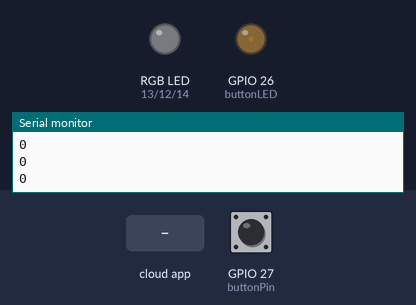
This sketch was run on a simulated ESP32. On the bench: an RGB LED mixed from three pins (HIGH = lit), output pins drawn as LEDs (lit = HIGH), the last lines printed to the serial monitor. The inputs (shaded band) are chosen by the test bench; at power-on: GPIO 27 (buttonPin) HIGH. WiFi joins after 1.5 s; servers stay silent unless stated; random numbers use the default seed unless the sketch sets one; the Firebase database answers and starts empty.

Above: at 2.7 s.
2.8 s: GPIO 27 (buttonPin) pulled LOW for 1 s
At 3.7 s:
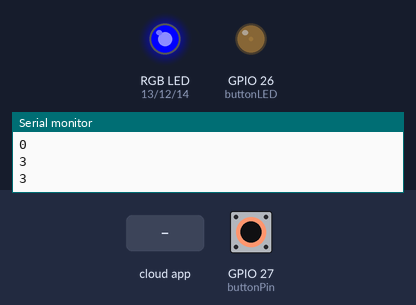
5.4 s: the phone or cloud app sets user_two to 1
At 6.6 s:
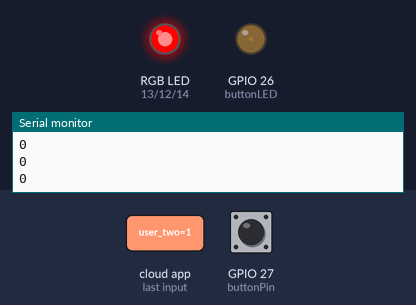
6.9 s: GPIO 27 (buttonPin) pulled LOW for 0.15 s
At 7.05 s:
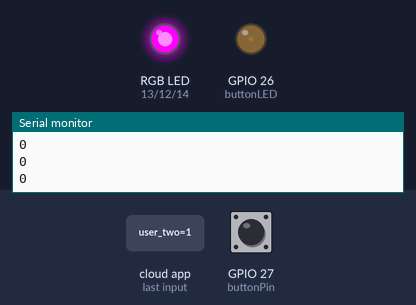
8.7 s: GPIO 27 (buttonPin) pulled LOW for 0.15 s
At 8.86 s:
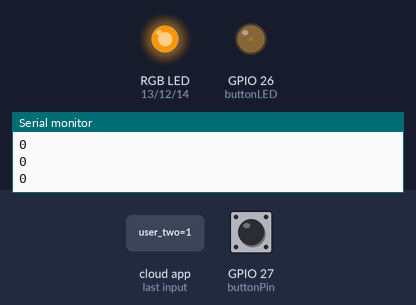
10.5 s: the phone or cloud app sets user_two to 0
At 10.9 s:
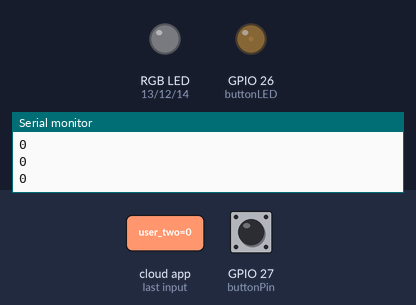
12.0 s: GPIO 27 (buttonPin) pulled LOW for 3.2 s
At 12.7 s:
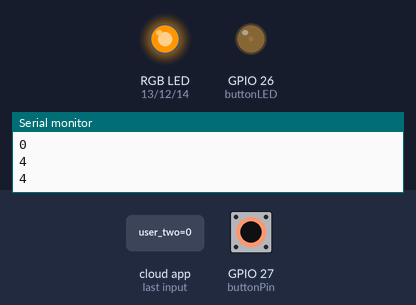
Timing chart, 0 to 16.8 s (numbered marks = the images above; inputs shaded):
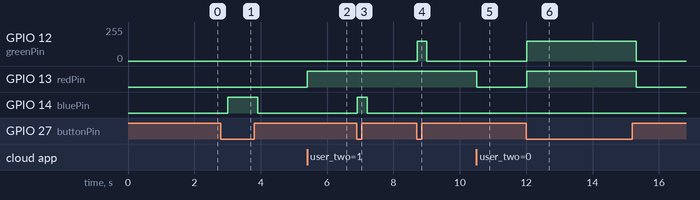

The sketch:

user_one.ino
```cpp
// Importing libraries
#include <Firebase_ESP_Client.h>
#include <WiFi.h>
#include "addons/TokenHelper.h"
#include "addons/RTDBHelper.h"

// Setting up your wifi connection
#define WIFI_SSID "enter ssid here"
#define WIFI_PASSWORD "enter password here"

// Setting up Firebase
#define API_KEY "enter API key here"
#define DATABASE_URL "enter api url here"

// RGB LED Pins
const int redPin = 13;
const int greenPin = 12;
const int bluePin = 14;

// RGB LED Color
int red = 0;
int green = 0;
int blue = 0;

// Color combination for RGB LED
const int colors[][3] = {
  {255, 0, 0},    // Red
  {0, 255, 0},    // Green
  {0, 0, 255},    // Blue
  {255, 150, 0},  // Yellow
  {255, 0, 255}   // Purple
};

int ledStatus = 1;

// Button Pins
#define buttonPin 27
int buttonState = 0;
int buttonStateOld = 1;
int buttonSend = 0;
int buttonLED = 26;

//Define Firebase Data object and other silly things
FirebaseData fbdo;
FirebaseAuth auth;
FirebaseConfig config;
unsigned long sendDataPrevMillis = 0;
int count = 0;
bool signupOK = false;

void connectToWiFi() {
  WiFi.begin(WIFI_SSID, WIFI_PASSWORD);
  //Serial.print("Connecting to Wi-Fi");
  while (WiFi.status() != WL_CONNECTED) {
    //Serial.print(".");
    delay(300);
  }
  //Serial.print("Connected with IP: ");
  //Serial.println(WiFi.localIP());
}

void setup() {
  // setting Baud rate
  Serial.begin(115200);

  // setting the LED pins as outputs
  pinMode(redPin, OUTPUT);
  pinMode(greenPin, OUTPUT);
  pinMode(bluePin, OUTPUT);
  pinMode(buttonLED, OUTPUT);
  // setting the button pin as an input
  pinMode(buttonPin, INPUT_PULLUP);

  // turn on the led inside the button
  analogWrite(buttonLED, 10);

  // calling connectToWiFi function
  connectToWiFi();

  // Assigning the API key, and URL
  config.api_key = API_KEY;
  config.database_url = DATABASE_URL;

  // Sign up Firebase
  if (Firebase.signUp(&config, &auth, "", "")) {
    //Serial.println("ok");
    signupOK = true;
  } else {
    //Serial.printf("%s\n", config.signer.signupError.message.c_str());
  }
  config.token_status_callback = tokenStatusCallback;
  Firebase.begin(&config, &auth);
  Firebase.reconnectWiFi(true);
}

void loop() {
  if (Firebase.ready() && signupOK && (millis() - sendDataPrevMillis > 100 || sendDataPrevMillis == 0)) {}
  sendDataPrevMillis = millis();

  // reading the button state to see if it is pressed
  int buttonState = digitalRead(buttonPin);

  // if it is pressed, choose one random color from our list
  if (buttonState == 0 and buttonStateOld == 1) {
    // Select a random color from the list
    int randomColorIndex = random(5);
    red = colors[randomColorIndex][0];
    green = colors[randomColorIndex][1];
    blue = colors[randomColorIndex][2];
    buttonSend = randomColorIndex + 1;
  }
  if (buttonState == 1) {
    buttonSend = 0;
  }

  // then light up the LED in our chosen color
  if (buttonState == 0) {
    // Turn on the LED
    analogWrite(redPin, red);
    analogWrite(greenPin, green);
    analogWrite(bluePin, blue);
  }

  // sending the buttonState to the database
  if (Firebase.RTDB.setInt(&fbdo, "/user_one", buttonSend)) {
    //Serial.println("");
    Serial.println(buttonSend);
    //Serial.println("--- successfully saved to: " + fbdo.dataPath());
    //Serial.println("(" + fbdo.dataType() + ")");
  } else {
    //Serial.println("Data upload failed");
  }

  // downloading the other person's data
  if (Firebase.RTDB.getInt(&fbdo, "/user_two")) {
    if (fbdo.dataType() == "int") {
      ledStatus = fbdo.intData();
      if (ledStatus != 0) {
        // light up our LED in the same color as the other person
        red = colors[ledStatus - 1][0];
        green = colors[ledStatus - 1][1];
        blue = colors[ledStatus - 1][2];
        analogWrite(redPin, red);
        analogWrite(greenPin, green);
        analogWrite(bluePin, blue);
      }
      if (ledStatus == 0) {
        analogWrite(redPin, 0);
        analogWrite(greenPin, 0);
        analogWrite(bluePin, 0);
      }
      //Serial.println("Successful READ from" + fbdo.dataPath() + ": " + ledStatus + "!");
    }
  } else {
    //Serial.println("Data download failed");
  }

  buttonStateOld = buttonState;
}
```

Measured:
- after the input at 2.8 s, GPIO 14 (bluePin): LOW → HIGH after 0.20 s, → LOW 0.90 s later
- after the input at 5.4 s, GPIO 13 (redPin): LOW → HIGH at once
- after the input at 6.9 s, GPIO 14 (bluePin): LOW → HIGH at once, → LOW 0.30 s later
- after the input at 8.7 s, GPIO 12 (greenPin): 0/255 → 150/255 at once, → 0/255 0.30 s later
- after the input at 10.5 s, GPIO 13 (redPin): HIGH → LOW at once
- after the input at 12.0 s, GPIO 12 (greenPin): 0/255 → 150/255 at once, → 0/255 3.3 s later; GPIO 13 (redPin): LOW → HIGH at once, → LOW 3.3 s later
